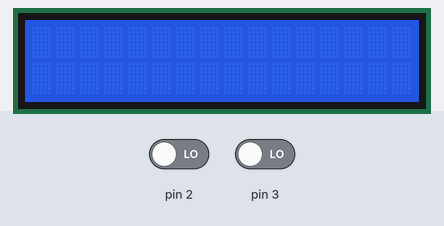
Recording of a sketch running on a simulated Arduino Uno, built with avr-gcc and run on an emulated ATmega328P. Shown: 16×2 character LCD. The test bench sets the inputs (shaded band); at power-on: pin 2 LOW, pin 3 LOW. What the sketch prints to the serial monitor is not drawn.

Above: at 1.2 s.
1.3 s: pin 2 driven HIGH
At 2.5 s:
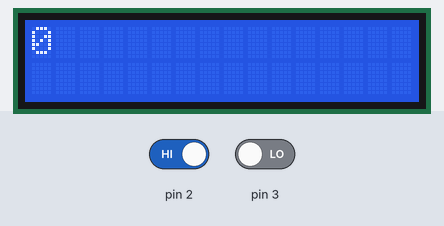
2.8 s: pin 3 driven HIGH
At 3.6 s:
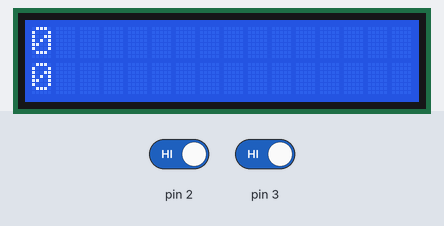
Timing chart, 0 to 5.8 s (numbered marks = the images above; inputs shaded):
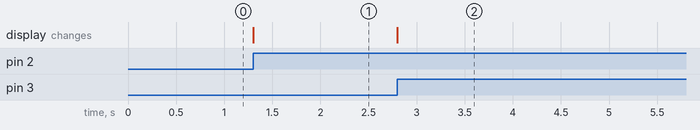

The sketch:

EdisonPicuasi-Examen.ino
```cpp
#include <LiquidCrystal.h>

LiquidCrystal lcd(13,12,11,10,9,8);
String CX;
String a1;
int a2,k=0;
int j=0;
int posicion;
int sumar,restar;
int tam,dato;
char variable=',';
void setup() {
Serial.begin(9600);
lcd.begin(16,2);
attachInterrupt(0,suma,HIGH);
attachInterrupt(1,resta,HIGH);
Serial.println("INGRESE CARACTERES");
}

void loop() {
if(Serial.available()>0){

  CX=Serial.readString();
tam=CX.length()+1;
char cadena [tam];
CX.toCharArray(cadena,tam);

for(;j<=tam;j++){
 switch(cadena[j]){
    case'0'...'1':
    break;
    case ',':
k++;
//Serial.println(k);

 int nuevo[k];

 for(int p=0;p<k;p++){

  nuevo[p]=j;
Serial.print(p);
Serial.println(nuevo[p]);

  }

    break;


  }


  }

  }
}

void suma(){
  Serial.println("Sumar");
  //lcd.clear();
  lcd.setCursor(0,0);

  //sumar=a1+a2;
  lcd.print(sumar);
  }

void resta(){
    Serial.println("Restar");
  //lcd.clear();
  lcd.setCursor(0,1);

  //restar=a1+a2;
  lcd.print(restar);


  }
```

Measured:
- after the input at 1.3 s, the display: changes at once (image 1)
- after the input at 2.8 s, the display: changes at once (image 2)
